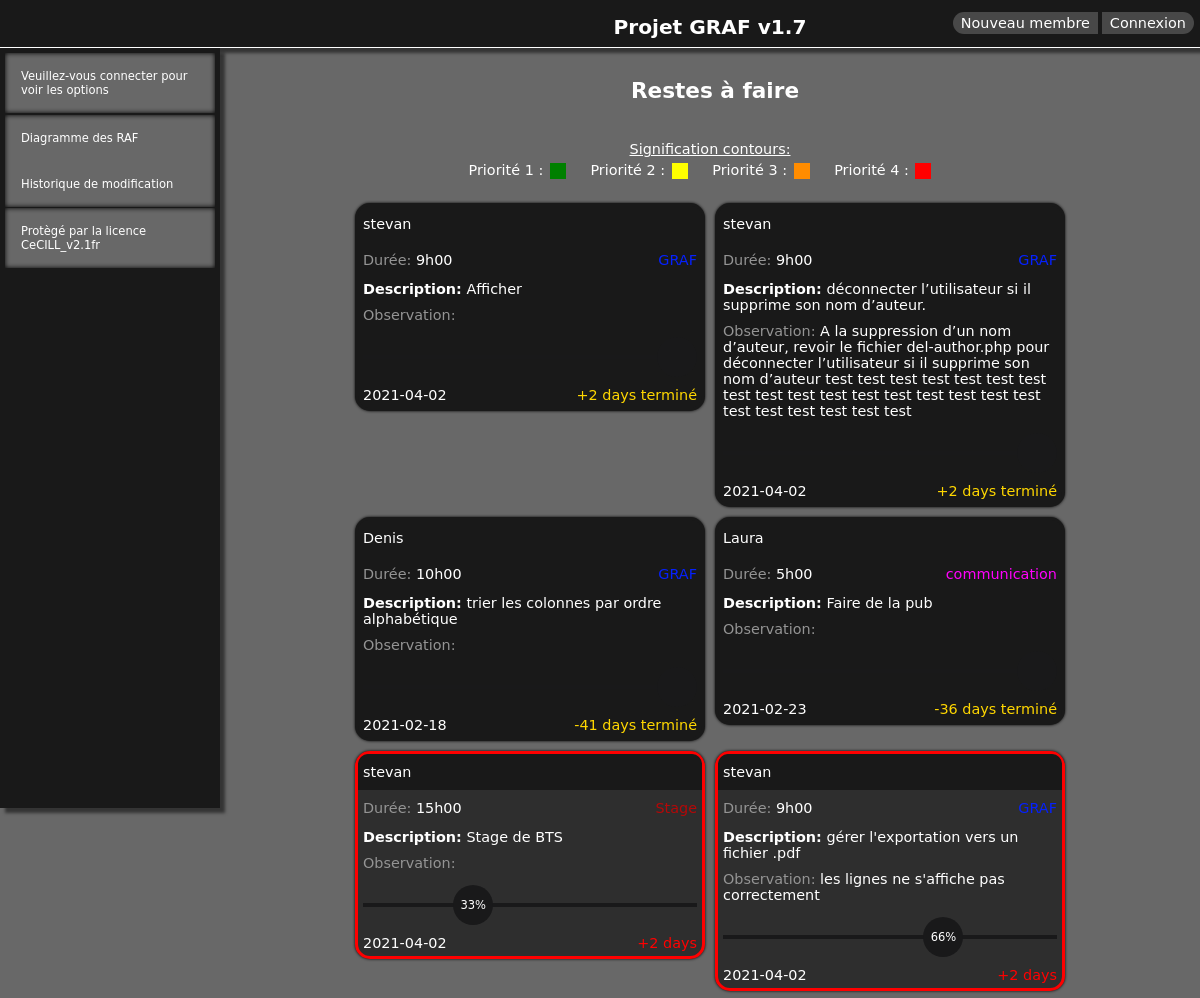
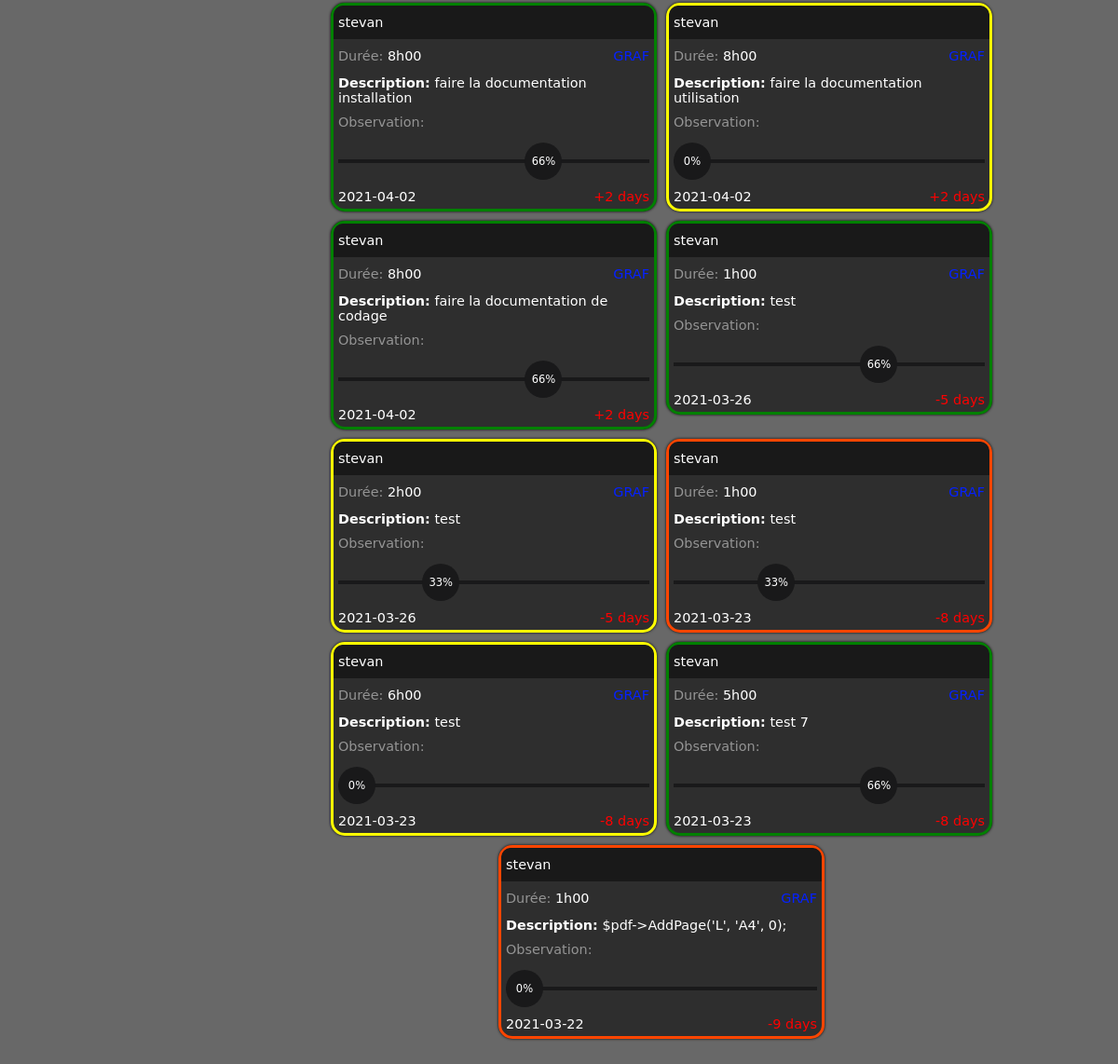
Before: / with the older database file (2 pictures, top to bottom).
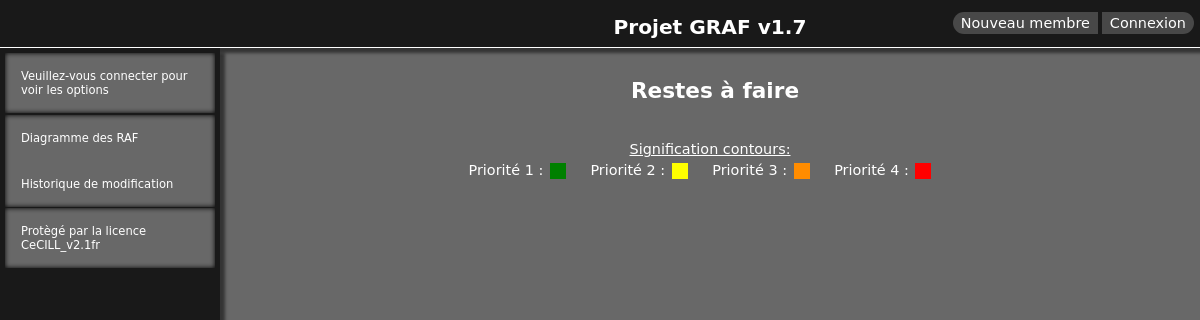
After: the same page with the newer database file.
### tables this page shows
CREATE TABLE `RAF` (
  `id` int(11) NOT NULL AUTO_INCREMENT,
  `author_id` int(11) NOT NULL,
  `description` varchar(255) NOT NULL,
  `duration` decimal(11,2) NOT NULL,
  `priority` int(4) NOT NULL,
  `deadline` date NOT NULL,
  `includeInProject_id` int(11) NOT NULL,
  `un_tiers` int(1) DEFAULT NULL,
  `deux_tiers` int(1) DEFAULT NULL,
  `trois_tiers` int(1) DEFAULT NULL,
  `observation` varchar(255) DEFAULT NULL,
  PRIMARY KEY (`id`),
  KEY `author_id` (`author_id`),
  KEY `includeInProject_id` (`includeInProject_id`),
  CONSTRAINT `RAF_ibfk_1` FOREIGN KEY (`author_id`) REFERENCES `author` (`id`),
  CONSTRAINT `RAF_ibfk_2` FOREIGN KEY (`includeInProject_id`) REFERENCES `includeInProjects` (`id`)
);

CREATE TABLE `author` (
  `id` int(11) NOT NULL AUTO_INCREMENT,
  `name` varchar(255) NOT NULL,
  PRIMARY KEY (`id`)
);

CREATE TABLE `includeInProjects` (
  `id` int(11) NOT NULL AUTO_INCREMENT,
  `name` varchar(255) NOT NULL,
  `color` varchar(7) NOT NULL,
  PRIMARY KEY (`id`)
);

### index/card-raf.php (the view, shortened to what this page needs)
<?php
        $displayRaf = $dbh->prepare("SELECT * FROM RAF");
        $displayRaf->execute();
        while ($display = $displayRaf->fetch(PDO::FETCH_ASSOC)) {
        $authorNames = $dbh->prepare("SELECT * FROM author WHERE id ='" . $display['author_id'] . "'");
        $authorNames->execute();
        $authorName = $authorNames->fetch();
        $includeNames = $dbh->prepare("SELECT * FROM includeInProjects WHERE id ='" . $display['includeInProject_id'] . "'");
        $includeNames->execute();
        $includeName = $includeNames->fetch();
        $today = date("Y-n-j");
        $origin = date_create($today);
        $target = date_create($display['deadline']);
        $interval = date_diff($origin, $target);
        $dDay = $interval->format('%R%a days');
        if ($display['priority'] == 4) {
            $colorBorder = '<div class="display_raf" style="border-color: red; display: inline-table;">';
        } elseif ($display['priority'] == 3) {
            $colorBorder = '<div class="display_raf" style="border-color:  orangered ; display: inline-table">';
        } elseif ($display['priority'] == 2) {
            $colorBorder = '<div class="display_raf" style="border-color:  yellow; display: inline-table">';
        } else {
            $colorBorder = '<div class="display_raf" style="border-color:  green; display: inline-table">';
        }
        if ($display['trois_tiers'] == 1) {
            $colorBorder = '<div class="display_raf" style="border-color: #191919 ; background-color: #191919; display: inline-table">';
        }
        echo $colorBorder;
        ?>
        <div class="displaytitle">
            <?php
            echo '<div class="displayName">' . $authorName["name"] . "</div></div>";
            echo '<div class="displayDuration">' . '<div class="displayBaseInfo">' . "Durée: " . '</div>' . strtr($display['duration'], ".", "h") . "</div>";
            $iColor = $includeName["color"]; ?>
            <div class="displayProject" style="color: <?php echo $iColor ?>"> <?php echo $includeName["name"] ?> </div>
<?php
            echo '<div class="displayDescription">' . "<b>Description:</b> " . $display['description'] . "</div>";
            echo '<div class="displayObs">' . '<div class="displayBaseInfo">' . "Observation: " . '</div>' . $display['observation'] . "</div>";
            if ($display['un_tiers'] == 0 and $display['deux_tiers'] == 0) {
                ?>
                <div class="bg_third"></div>
                <div class="bg0text">0%</div>
                <?php
            }
            if ($display['un_tiers'] == 1 and $display['deux_tiers'] == 0) {
                ?>
                <div class="bg_third"></div>
                <div class="bg33text">33%</div>
                <?php
            }
            if ($display['un_tiers'] == 1 and $display['deux_tiers'] == 1 and $display['trois_tiers'] == 0) {
                ?>
                <div class="bg_third"></div>
                <div class="bg66text">66%</div>
                <?php
            }
            if ($display['un_tiers'] == 1 and $display['deux_tiers'] == 1 and $display['trois_tiers'] == 1) {
                ?>
                <div class="bg_third"></div>
                <div class="bg100text"></div>
                <?php
            }
            echo '<div class="displayDeadline">' . $display['deadline'] . "</div>";
            if ($dDay <= 0) {
                $a = "color:red;";
            } else {
                $a = "color:white;";
            }
            if($display['trois_tiers'] == 1){
                $a = "color:gold;";
                $dDay = $dDay." terminé";
            }
            echo '<div class="displayDDay" style="' . $a . '">' . $dDay . "</div>";
            echo "</div>";
            }
            ?>

### index.php (shortened to what this page needs)
<?php
if (isset($_SESSION['id'])) {
    $sessionID = $_SESSION['id'];
} else {
    $sessionID = NULL;
}
?>
<!doctype html>
<html lang="fr">
<head>
    <link rel="stylesheet" href="css/style.css">
    <link rel="stylesheet" type="text/css" href="jquery-ui/jquery-ui.css" media="screen"/>
    <link rel="stylesheet" href="https://pro.fontawesome.com/releases/v5.10.0/css/all.css"
/>
</head>
<body>
<?php
require 'navigation/top-left-nav.php';
require "sql/config.php";
?>
<main>
    <div class="index_col_center">
        <h2><a href="index.php">Restes à faire</a></h2>
        <p id="color-priority">Signification contours:</p>
        <div class="color-priority">
            <div>Priorité 1 : <div class="addColor" style="background-color:green"></div></div>
            <div>Priorité 2 : <div class="addColor" style="background-color:yellow"></div></div>
            <div>Priorité 3 : <div class="addColor" style="background-color:darkorange"></div></div>
            <div>Priorité 4 : <div class="addColor" style="background-color:red"></div></div>
        </div>
        <?php
        if ($_GET["individual"] == "oui"){
            include 'index/card-raf-individual.php';
        }
        else{
            include 'index/card-raf.php';
        }
        ?>
        </div>
</main>
</body>
</html>

### navigation/top-left-nav.php
<div class="index-top-nav">
    <h1><a href="../index.php">Projet GRAF v1.7</a></h1>
    <div class="connexion">
        <?php
        if (isset($sessionID)) {
            echo '<a href="../index.php?individual=oui" class="co1">' . $_SESSION['authorName'] . '</a>';
            echo '<a href="../membres/logout.php" class="co2">Se déconnecter</a>';
        } else {
            echo '<a href="../membres/form-inscription.php" class="co1">Nouveau membre</a>';
            echo '<a href="../membres/login.php" class="co2">Connexion</a>';
        } ?>
    </div>
</div>
<div class="index_nav_col_left">
    <?php
    if (isset($sessionID)) {
        echo '<ul class="left_nav_top_ul">';
        echo '<li><a href="../form-RAF/form-raf.php">Nouveau reste à faire</a></li>';
        echo '<li><a href="../includeInProject/includeInProject.php">Nouvelle catégorie de projet</a></li>';
        echo '</ul>';
        echo '<ul class="left_nav_top_ul">';
        echo '<li><a href="../managment/req-author.php">Manage auteurs</a></li>';
        echo '<li><a href="../managment/req-includeInProj.php">Manage catégories projet</a></li>';
    } else{
    ?>
    <ul class="left_nav_top_ulOFF">
        <li>Veuillez-vous connecter pour voir les options</li>
        <?php } ?>
    </ul>
    <ul class="left_nav_top_ul">
        <li><a href="../diagramme/diagramme-time-left.php">Diagramme des RAF</a></li>
        <li><a href="../historique/hist-modif.php">Historique de modification</a></li>
    </ul>
    <ul class='left_nav_top_ulOFF'>
        <li><a href="../Licence_CeCILL_V2.1-fr.html">Protègé par la licence CeCILL_v2.1fr</a></li>
    </ul>
</div>

### css/style.css (style rules this page uses)
* { box-sizing: border-box; }
body { margin: 0; padding: 0; background-color: #686868; font-family: "DejaVu Sans", sans-serif; font-size: 0.9rem; color: #fff; }
a { text-decoration: none; color: #ffffff; }
.index-top-nav { position: fixed; width: 100%; height: 48px; background-color: #191919; padding: 15px; z-index: 3; text-align: center; box-shadow: 5px 5px 3px rgba(0, 0, 0, 0.5); border-bottom: 1px solid white; }
.index-top-nav > h1 { color: #fff; text-decoration: none; font-size: 1.4em; margin: 0; margin-left: 220px; }
.connexion { z-index: 3; position: absolute; right: 4px; top: 15px; }
.connexion > a { margin: 0 2px; background-color: #484848; padding: 3px 8px; }
.co1 { border-radius: 25px 0 0 25px; }
.co2 { border-radius: 0 25px 25px 0; }
.index_nav_col_left { position: fixed; top: 48px; width: 220px; height: 95vh; background-color: #191919; padding: 15px; margin: 0; z-index: 3; box-shadow: 5px 5px 3px rgba(0, 0, 0, 0.5); font-size: 0.8em; }
.index_nav_col_left > ul > li > a { color: #fff; text-decoration: none; }
.index_nav_col_left > ul > li { list-style: none; padding: 16px; }
.index_nav_col_left > ul { padding-left: 0; margin-left: -10px; margin-right: -10px; background-color: #686868; box-shadow: 0 0 5px #000 inset; }
.left_nav_top_ul { margin-top: -10px; }
.left_nav_top_ulOFF { margin-top: -10px; }
.color-priority { display: block ruby; margin-bottom: 20px; }
#color-priority { text-decoration: underline; margin-bottom: 5px; }
.index_col_center { position: relative; margin-left: 220px; padding: 60px 15px; min-height: 100%; z-index: 1; text-align: center; }
h2 { padding-left: 10px; padding-bottom: 25px; display: grid; grid-template-rows: 20px; }
.addColor { width: 16px; height: 16px; display: inline-block; margin: -4px 20px -4px 2px; }
.display_raf { width: 350px; border: 3px solid red; margin: 5px; padding: 5px; text-align: left; border-radius: 15px; background-color: #2e2e2e; box-shadow: 0 0 3px #000; }
.displayName { text-align: left; padding: 10px 5px; margin: -5px; border-radius: 10px 10px 0 0; color: #fff; background-color: #191919 }
.displayDescription { margin-top: 44px; max-width: 350px; overflow-wrap: anywhere; }
.displayDuration { float: left; margin-top: 15px; }
.displayProject { float: right; margin-top: 15px; }
.displayDeadline { margin-top: 10px; float: left; }
.displayObs { margin-top: 10px; max-width: 350px; overflow-wrap: anywhere; }
.displayDDay { margin-top: 10px; float: right; }
.bg_third { margin-top: 32px; height: 4px; background-color: #19191a; }
.bg0text, .bg33text, .bg66text, .bg100text { font-size: 0.8em; }
.bg0text { border-radius: 25px; width: 40px; height: 40px; text-align: center; margin-top: -22px; padding-top: 13px; background-color: #19191a; }
.bg33text { border-radius: 25px; width: 40px; height: 40px; text-align: center; margin-left: 27.012%; margin-top: -22px; padding-top: 13px; background-color: #19191a; }
.bg66text { border-radius: 25px; width: 40px; height: 40px; text-align: center; margin-left: 60.012%; margin-top: -22px; padding-top: 13px; background-color: #19191a; }
.bg100text { border-radius: 25px; width: 40px; height: 40px; text-align: center; margin-left: 88%; margin-top: -22px; padding-top: 13px; background-color: #19191a; }

Changed rows visible on the page:
removed raf: author.name "stevan", duration "9h00", includeInProject.name "GRAF", description "Afficher", un_tiers 1 (drawn), deadline "2021-04-02", dDay "+2 days terminé", trois_tiers 1 (drawn)
removed raf: author.name "stevan", duration "9h00", includeInProject.name "GRAF", description "déconnecter l’utilisateur si il supprime son nom d’auteur.", observation "A la suppression d’un nom d’auteur, revoir le fichier del-author.php pour déconnecter l’utilisateur si il supprime son nom d’auteur test test test test test test test test test test test test test test test test test test test test test test test", un_tiers 1 (drawn), deadline "2021-04-02", dDay "+2 days terminé", trois_tiers 1 (drawn)
removed raf: author.name "Denis", duration "10h00", includeInProject.name "GRAF", description "trier les colonnes par ordre alphabétique", un_tiers 1 (drawn), deadline "2021-02-18", dDay "-41 days terminé", trois_tiers 1 (drawn)
removed raf: author.name "Laura", duration "5h00", includeInProject.name "communication", description "Faire de la pub", un_tiers 1 (drawn), deadline "2021-02-23", dDay "-36 days terminé", trois_tiers 1 (drawn)
removed raf: author.name "stevan", duration "15h00", description "Stage de BTS", un_tiers 1 (drawn), deadline "2021-04-02", deadline "+2 days"
removed raf: author.name "stevan", duration "9h00", description "gérer l'exportation vers un fichier .pdf", observation "les lignes ne s'affiche pas correctement", un_tiers 1 (drawn), deadline "2021-04-02", deadline "+2 days"
removed raf: author.name "stevan", duration "8h00", description "faire la documentation installation", un_tiers 1 (drawn), deadline "2021-04-02", deadline "+2 days"
removed raf: author.name "stevan", duration "8h00", description "faire la documentation utilisation", shows "0%", deadline "2021-04-02", deadline "+2 days"
removed raf: author.name "stevan", duration "8h00", description "faire la documentation de codage", un_tiers 1 (drawn), deadline "2021-04-02", deadline "+2 days"
removed raf: author.name "stevan", duration "1h00", description "test", un_tiers 1 (drawn), deadline "2021-03-26", deadline "-5 days"
removed raf: author.name "stevan", duration "2h00", description "test", un_tiers 1 (drawn), deadline "2021-03-26", deadline "-5 days"
removed raf: author.name "stevan", duration "1h00", description "test", un_tiers 1 (drawn), deadline "2021-03-23", deadline "-8 days"
removed raf: author.name "stevan", duration "6h00", description "test", shows "0%", deadline "2021-03-23", deadline "-8 days"
removed raf: author.name "stevan", duration "5h00", description "test 7", un_tiers 1 (drawn), deadline "2021-03-23", deadline "-8 days"
removed raf: author.name "stevan", duration "1h00", description "$pdf->AddPage('L', 'A4', 0);", shows "0%", deadline "2021-03-22", deadline "-9 days"
